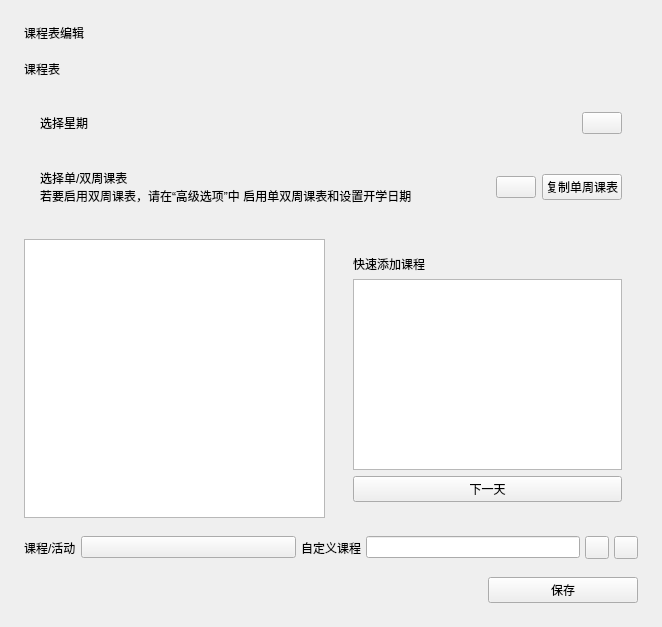
<?xml version="1.0" encoding="UTF-8"?>
<ui version="4.0">
 <class>Form</class>
 <widget class="QWidget" name="Form">
  <property name="geometry">
   <rect>
    <x>0</x>
    <y>0</y>
    <width>662</width>
    <height>627</height>
   </rect>
  </property>
  <property name="windowTitle">
   <string>Form</string>
  </property>
  <layout class="QVBoxLayout" name="verticalLayout_2">
   <property name="spacing">
    <number>18</number>
   </property>
   <property name="leftMargin">
    <number>24</number>
   </property>
   <property name="topMargin">
    <number>24</number>
   </property>
   <property name="rightMargin">
    <number>24</number>
   </property>
   <property name="bottomMargin">
    <number>24</number>
   </property>
   <item>
    <widget class="TitleLabel" name="TitleLabel">
     <property name="text">
      <string>课程表编辑</string>
     </property>
    </widget>
   </item>
   <item>
    <layout class="QHBoxLayout" name="horizontalLayout_5">
     <item>
      <widget class="SubtitleLabel" name="SubtitleLabel">
       <property name="text">
        <string>课程表</string>
       </property>
      </widget>
     </item>
    </layout>
   </item>
   <item>
    <layout class="QVBoxLayout" name="verticalLayout">
     <property name="spacing">
      <number>3</number>
     </property>
     <item>
      <widget class="CardWidget" name="CardWidget">
       <property name="sizePolicy">
        <sizepolicy hsizetype="Preferred" vsizetype="Minimum">
         <horstretch>0</horstretch>
         <verstretch>0</verstretch>
        </sizepolicy>
       </property>
       <property name="minimumSize">
        <size>
         <width>0</width>
         <height>0</height>
        </size>
       </property>
       <layout class="QHBoxLayout" name="horizontalLayout_2">
        <property name="leftMargin">
         <number>16</number>
        </property>
        <property name="topMargin">
         <number>16</number>
        </property>
        <property name="rightMargin">
         <number>16</number>
        </property>
        <property name="bottomMargin">
         <number>16</number>
        </property>
        <item>
         <widget class="StrongBodyLabel" name="StrongBodyLabel">
          <property name="text">
           <string>选择星期</string>
          </property>
         </widget>
        </item>
        <item>
         <widget class="ComboBox" name="week_combo">
          <property name="sizePolicy">
           <sizepolicy hsizetype="Maximum" vsizetype="Fixed">
            <horstretch>0</horstretch>
            <verstretch>0</verstretch>
           </sizepolicy>
          </property>
         </widget>
        </item>
       </layout>
      </widget>
     </item>
     <item>
      <widget class="CardWidget" name="CardWidget_2">
       <property name="minimumSize">
        <size>
         <width>0</width>
         <height>60</height>
        </size>
       </property>
       <layout class="QHBoxLayout" name="horizontalLayout_3">
        <property name="leftMargin">
         <number>16</number>
        </property>
        <property name="topMargin">
         <number>16</number>
        </property>
        <property name="rightMargin">
         <number>16</number>
        </property>
        <property name="bottomMargin">
         <number>16</number>
        </property>
        <item>
         <layout class="QVBoxLayout" name="verticalLayout_3">
          <property name="spacing">
           <number>0</number>
          </property>
          <item>
           <widget class="StrongBodyLabel" name="StrongBodyLabel_2">
            <property name="sizePolicy">
             <sizepolicy hsizetype="Expanding" vsizetype="Preferred">
              <horstretch>0</horstretch>
              <verstretch>0</verstretch>
             </sizepolicy>
            </property>
            <property name="text">
             <string>选择单/双周课表</string>
            </property>
           </widget>
          </item>
          <item>
           <widget class="CaptionLabel" name="CaptionLabel">
            <property name="text">
             <string>若要启用双周课表，请在“高级选项”中 启用单双周课表和设置开学日期</string>
            </property>
            <property name="wordWrap">
                 <bool>true</bool>
            </property>
            <property name="lightColor" stdset="0">
             <color alpha="150">
              <red>0</red>
              <green>0</green>
              <blue>0</blue>
             </color>
            </property>
            <property name="darkColor" stdset="0">
             <color alpha="200">
              <red>255</red>
              <green>255</green>
              <blue>255</blue>
             </color>
            </property>
           </widget>
          </item>
         </layout>
        </item>
        <item>
         <widget class="ComboBox" name="week_type_combo"/>
        </item>
        <item>
         <widget class="PushButton" name="copy_schedule">
          <property name="text">
           <string>复制单周课表</string>
          </property>
         </widget>
        </item>
       </layout>
      </widget>
     </item>
    </layout>
   </item>
   <item>
    <layout class="QHBoxLayout" name="horizontalLayout_6">
     <property name="spacing">
      <number>12</number>
     </property>
     <item>
      <widget class="ListWidget" name="schedule_list">
       <property name="sizePolicy">
        <sizepolicy hsizetype="Preferred" vsizetype="Expanding">
         <horstretch>0</horstretch>
         <verstretch>0</verstretch>
        </sizepolicy>
       </property>
       <property name="defaultDropAction">
        <enum>Qt::IgnoreAction</enum>
       </property>
       <property name="alternatingRowColors">
        <bool>true</bool>
       </property>
      </widget>
     </item>
     <item>
      <widget class="ElevatedCardWidget" name="ElevatedCardWidget">
       <layout class="QVBoxLayout" name="verticalLayout_4">
        <property name="leftMargin">
         <number>16</number>
        </property>
        <property name="topMargin">
         <number>16</number>
        </property>
        <property name="rightMargin">
         <number>16</number>
        </property>
        <property name="bottomMargin">
         <number>16</number>
        </property>
        <item>
         <widget class="StrongBodyLabel" name="StrongBodyLabel_3">
          <property name="text">
           <string>快速添加课程</string>
          </property>
         </widget>
        </item>
        <item>
         <widget class="ListWidget" name="subject_list">
          <property name="sizePolicy">
           <sizepolicy hsizetype="Preferred" vsizetype="Expanding">
            <horstretch>0</horstretch>
            <verstretch>0</verstretch>
           </sizepolicy>
          </property>
          <property name="showDropIndicator" stdset="0">
           <bool>false</bool>
          </property>
          <property name="dragEnabled">
           <bool>false</bool>
          </property>
          <property name="dragDropOverwriteMode">
           <bool>false</bool>
          </property>
          <property name="dragDropMode">
           <enum>QAbstractItemView::NoDragDrop</enum>
          </property>
          <property name="defaultDropAction">
           <enum>Qt::IgnoreAction</enum>
          </property>
          <property name="alternatingRowColors">
           <bool>false</bool>
          </property>
          <property name="movement">
           <enum>QListView::Static</enum>
          </property>
          <property name="isWrapping" stdset="0">
           <bool>true</bool>
          </property>
          <property name="resizeMode">
           <enum>QListView::Adjust</enum>
          </property>
          <property name="layoutMode">
           <enum>QListView::SinglePass</enum>
          </property>
          <property name="viewMode">
           <enum>QListView::IconMode</enum>
          </property>
         </widget>
        </item>
        <item>
         <widget class="PushButton" name="quick_select_week">
          <property name="text">
           <string>下一天</string>
          </property>
         </widget>
        </item>
       </layout>
      </widget>
     </item>
    </layout>
   </item>
   <item>
    <layout class="QHBoxLayout" name="horizontalLayout">
     <property name="spacing">
      <number>5</number>
     </property>
     <item>
      <widget class="BodyLabel" name="BodyLabel_2">
       <property name="sizePolicy">
        <sizepolicy hsizetype="Fixed" vsizetype="Preferred">
         <horstretch>0</horstretch>
         <verstretch>0</verstretch>
        </sizepolicy>
       </property>
       <property name="text">
        <string>课程/活动</string>
       </property>
       <property name="alignment">
        <set>Qt::AlignLeading|Qt::AlignLeft|Qt::AlignVCenter</set>
       </property>
      </widget>
     </item>
     <item>
      <widget class="ComboBox" name="class_combo">
       <property name="sizePolicy">
        <sizepolicy hsizetype="Minimum" vsizetype="Fixed">
         <horstretch>0</horstretch>
         <verstretch>0</verstretch>
        </sizepolicy>
       </property>
      </widget>
     </item>
     <item>
      <widget class="BodyLabel" name="BodyLabel_3">
       <property name="sizePolicy">
        <sizepolicy hsizetype="Fixed" vsizetype="Preferred">
         <horstretch>0</horstretch>
         <verstretch>0</verstretch>
        </sizepolicy>
       </property>
       <property name="text">
        <string>自定义课程</string>
       </property>
      </widget>
     </item>
     <item>
      <widget class="LineEdit" name="custom_class">
       <property name="sizePolicy">
        <sizepolicy hsizetype="Minimum" vsizetype="Fixed">
         <horstretch>0</horstretch>
         <verstretch>0</verstretch>
        </sizepolicy>
       </property>
       <property name="readOnly">
        <bool>false</bool>
       </property>
      </widget>
     </item>
     <item>
      <widget class="ToolButton" name="set_button"/>
     </item>
     <item>
      <widget class="ToolButton" name="clear_button"/>
     </item>
    </layout>
   </item>
   <item>
    <layout class="QHBoxLayout" name="horizontalLayout_4" stretch="0,0">
     <property name="spacing">
      <number>2</number>
     </property>
     <item>
      <spacer name="horizontalSpacer">
       <property name="orientation">
        <enum>Qt::Horizontal</enum>
       </property>
       <property name="sizeHint" stdset="0">
        <size>
         <width>40</width>
         <height>20</height>
        </size>
       </property>
      </spacer>
     </item>
     <item>
      <widget class="PrimaryPushButton" name="save_schedule">
       <property name="sizePolicy">
        <sizepolicy hsizetype="Fixed" vsizetype="Minimum">
         <horstretch>0</horstretch>
         <verstretch>0</verstretch>
        </sizepolicy>
       </property>
       <property name="minimumSize">
        <size>
         <width>150</width>
         <height>0</height>
        </size>
       </property>
       <property name="text">
        <string>保存</string>
       </property>
      </widget>
     </item>
    </layout>
   </item>
  </layout>
 </widget>
 <customwidgets>
  <customwidget>
   <class>ComboBox</class>
   <extends>QPushButton</extends>
   <header>qfluentwidgets</header>
  </customwidget>
  <customwidget>
   <class>PushButton</class>
   <extends>QPushButton</extends>
   <header>qfluentwidgets</header>
  </customwidget>
  <customwidget>
   <class>PrimaryPushButton</class>
   <extends>PushButton</extends>
   <header>qfluentwidgets</header>
  </customwidget>
  <customwidget>
   <class>ToolButton</class>
   <extends>QToolButton</extends>
   <header>qfluentwidgets</header>
  </customwidget>
  <customwidget>
   <class>CardWidget</class>
   <extends>QFrame</extends>
   <header>qfluentwidgets</header>
   <container>1</container>
  </customwidget>
  <customwidget>
   <class>ElevatedCardWidget</class>
   <extends>SimpleCardWidget</extends>
   <header>qfluentwidgets</header>
   <container>1</container>
  </customwidget>
  <customwidget>
   <class>SimpleCardWidget</class>
   <extends>CardWidget</extends>
   <header>qfluentwidgets</header>
   <container>1</container>
  </customwidget>
  <customwidget>
   <class>CaptionLabel</class>
   <extends>QLabel</extends>
   <header>qfluentwidgets</header>
  </customwidget>
  <customwidget>
   <class>BodyLabel</class>
   <extends>QLabel</extends>
   <header>qfluentwidgets</header>
  </customwidget>
  <customwidget>
   <class>StrongBodyLabel</class>
   <extends>QLabel</extends>
   <header>qfluentwidgets</header>
  </customwidget>
  <customwidget>
   <class>SubtitleLabel</class>
   <extends>QLabel</extends>
   <header>qfluentwidgets</header>
  </customwidget>
  <customwidget>
   <class>TitleLabel</class>
   <extends>QLabel</extends>
   <header>qfluentwidgets</header>
  </customwidget>
  <customwidget>
   <class>LineEdit</class>
   <extends>QLineEdit</extends>
   <header>qfluentwidgets</header>
  </customwidget>
  <customwidget>
   <class>ListWidget</class>
   <extends>QListWidget</extends>
   <header>qfluentwidgets</header>
  </customwidget>
 </customwidgets>
 <resources/>
 <connections/>
</ui>
